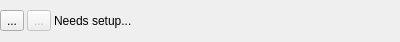
<?xml version="1.0" encoding="UTF-8"?>
<ui version="4.0">
 <class>IGisSummary</class>
 <widget class="QWidget" name="IGisSummary">
  <property name="geometry">
   <rect>
    <x>0</x>
    <y>0</y>
    <width>400</width>
    <height>42</height>
   </rect>
  </property>
  <property name="windowTitle">
   <string>Form</string>
  </property>
  <layout class="QHBoxLayout" name="horizontalLayout">
   <property name="spacing">
    <number>3</number>
   </property>
   <property name="leftMargin">
    <number>0</number>
   </property>
   <property name="topMargin">
    <number>0</number>
   </property>
   <property name="rightMargin">
    <number>0</number>
   </property>
   <property name="bottomMargin">
    <number>0</number>
   </property>
   <item>
    <widget class="QToolButton" name="toolSetup">
     <property name="toolTip">
      <string>Setup summary projetcs.</string>
     </property>
     <property name="text">
      <string>...</string>
     </property>
     <property name="icon">
      <iconset resource="../../resources.qrc">
       <normaloff>:/icons/32x32/SetupSummary.png</normaloff>:/icons/32x32/SetupSummary.png</iconset>
     </property>
    </widget>
   </item>
   <item>
    <widget class="QToolButton" name="toolShow">
     <property name="enabled">
      <bool>false</bool>
     </property>
     <property name="toolTip">
      <string>Load summary projects into workspace.</string>
     </property>
     <property name="text">
      <string>...</string>
     </property>
     <property name="icon">
      <iconset resource="../../resources.qrc">
       <normaloff>:/icons/32x32/ShowSummary.png</normaloff>:/icons/32x32/ShowSummary.png</iconset>
     </property>
     <property name="checkable">
      <bool>true</bool>
     </property>
    </widget>
   </item>
   <item>
    <widget class="QLabel" name="labelDrop">
     <property name="text">
      <string>Needs setup...</string>
     </property>
    </widget>
   </item>
  </layout>
 </widget>
 <resources>
  <include location="../../resources.qrc"/>
 </resources>
 <connections/>
</ui>
